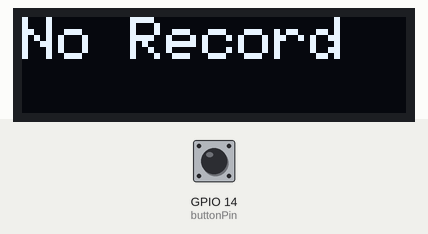
A sketch run on a simulated ESP32. Shown: 128×32 one-colour display. The test bench sets the inputs (shaded band); at power-on: GPIO 14 (buttonPin) LOW. WiFi joins after 1.5 s; servers stay silent unless stated; I2S audio is not simulated (input reads silence); storage starts empty; what the sketch prints to the serial monitor is not drawn.

Above: at 2.7 s.
2.8 s: GPIO 14 (buttonPin) pulled HIGH for 1.25 s
At 4.0 s:
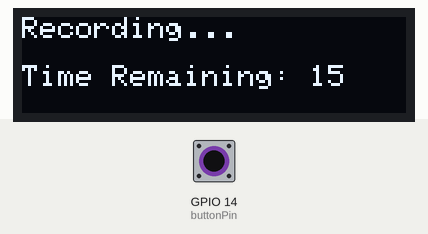
At 5.4 s:
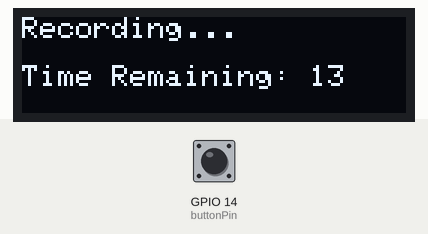
Timing chart, 0 to 6.9 s (numbered marks = the images above; inputs shaded):
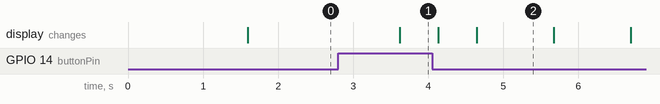

Measured:
- after the input at 2.8 s, the display: changes after 0.82 s (image 1)
- what the display in image 2 shows lasts 1.1 s, from 4.6 s to 5.7 s

The sketch:

Version3-SEP04.ino
```cpp
#include <driver/i2s.h>
#include <SPIFFS.h>
#include <WiFi.h>
#include <HTTPClient.h>
#include <Adafruit_GFX.h>
#include <Adafruit_SSD1306.h>

#define I2S_WS 15
#define I2S_SD 13
#define I2S_SCK 2
#define I2S_PORT I2S_NUM_0
#define I2S_SAMPLE_RATE   (16000)
#define I2S_SAMPLE_BITS   (16)
#define I2S_READ_LEN      (16 * 1024)
#define RECORD_TIME       (17) //Seconds
#define I2S_CHANNEL_NUM   (1)
#define FLASH_RECORD_SIZE (I2S_CHANNEL_NUM * I2S_SAMPLE_RATE * I2S_SAMPLE_BITS / 8 * RECORD_TIME)

#define SCREEN_WIDTH 128
#define SCREEN_HEIGHT 32
Adafruit_SSD1306 display(SCREEN_WIDTH, SCREEN_HEIGHT, &Wire, -1);

File file;
const char filename[] = "/recording.wav";
const int headerSize = 44;
bool isWIFIConnected;

bool canrecording = true; // 新增标志变量
bool endrecording = false; // 新增标志变量
const int buttonPin = 14;
unsigned long recordingStartTime; // 记录录音开始时间

void setup() {
  display.begin(SSD1306_SWITCHCAPVCC, 0x3C);

  Serial.begin(115200);
  SPIFFSInit();
  i2sInit();
  delay(500);
  xTaskCreate(wifiConnect, "wifi_Connect", 4096, NULL, 0, NULL);
}

void loop() {
  int buttonState = digitalRead(buttonPin);

  if (buttonState == HIGH && canrecording) {
    xTaskCreate(i2s_adc, "i2s_adc", 1024 * 2, NULL, 1, NULL);
    Serial.println("目前為start");
    canrecording = false; //不可以錄音
    endrecording = false; //還沒結束
    recordingStartTime = millis();
  }
  else if (buttonState == LOW && endrecording) {
    canrecording = true;
    delay(500);
  }

  updateCountdown();
}


void SPIFFSInit(){
  if(!SPIFFS.begin(true)){
    Serial.println("SPIFFS initialisation failed!");
    while(1) yield();
  }

  SPIFFS.remove(filename);
  file = SPIFFS.open(filename, FILE_WRITE);
  if(!file){
    Serial.println("File is not available!");
  }

  byte header[headerSize];
  wavHeader(header, FLASH_RECORD_SIZE);

  file.write(header, headerSize);
  listSPIFFS();
}

void i2sInit(){
  i2s_config_t i2s_config = {
    .mode = (i2s_mode_t)(I2S_MODE_MASTER | I2S_MODE_RX),
    .sample_rate = I2S_SAMPLE_RATE,
    .bits_per_sample = i2s_bits_per_sample_t(I2S_SAMPLE_BITS),
    .channel_format = I2S_CHANNEL_FMT_ONLY_LEFT,
    .communication_format = i2s_comm_format_t(I2S_COMM_FORMAT_I2S | I2S_COMM_FORMAT_I2S_MSB),
    .intr_alloc_flags = 0,
    .dma_buf_count = 64,
    .dma_buf_len = 1024,
    .use_apll = 1
  };

  i2s_driver_install(I2S_PORT, &i2s_config, 0, NULL);

  const i2s_pin_config_t pin_config = {
    .bck_io_num = I2S_SCK,
    .ws_io_num = I2S_WS,
    .data_out_num = -1,
    .data_in_num = I2S_SD
  };

  i2s_set_pin(I2S_PORT, &pin_config);
}


void i2s_adc_data_scale(uint8_t * d_buff, uint8_t* s_buff, uint32_t len)
{
    uint32_t j = 0;
    uint32_t dac_value = 0;
    for (int i = 0; i < len; i += 2) {
        dac_value = ((((uint16_t) (s_buff[i + 1] & 0xf) << 8) | ((s_buff[i + 0]))));
        d_buff[j++] = 0;
        d_buff[j++] = dac_value * 256 / 2048;
    }
}


void example_disp_buf(uint8_t* buf, int length)
{
    printf("======\n");
    for (int i = 0; i < length; i++) {
        printf("%02x ", buf[i]);
        if ((i + 1) % 8 == 0) {
            printf("\n");
        }
    }
    printf("======\n");
}

void wavHeader(byte* header, int wavSize){
  header[0] = 'R';
  header[1] = 'I';
  header[2] = 'F';
  header[3] = 'F';
  unsigned int fileSize = wavSize + headerSize - 8;
  header[4] = (byte)(fileSize & 0xFF);
  header[5] = (byte)((fileSize >> 8) & 0xFF);
  header[6] = (byte)((fileSize >> 16) & 0xFF);
  header[7] = (byte)((fileSize >> 24) & 0xFF);
  header[8] = 'W';
  header[9] = 'A';
  header[10] = 'V';
  header[11] = 'E';
  header[12] = 'f';
  header[13] = 'm';
  header[14] = 't';
  header[15] = ' ';
  header[16] = 0x10;
  header[17] = 0x00;
  header[18] = 0x00;
  header[19] = 0x00;
  header[20] = 0x01;
  header[21] = 0x00;
  header[22] = 0x01;
  header[23] = 0x00;
  header[24] = 0x80;
  header[25] = 0x3E;
  header[26] = 0x00;
  header[27] = 0x00;
  header[28] = 0x00;
  header[29] = 0x7D;
  header[30] = 0x01;
  header[31] = 0x00;
  header[32] = 0x02;
  header[33] = 0x00;
  header[34] = 0x10;
  header[35] = 0x00;
  header[36] = 'd';
  header[37] = 'a';
  header[38] = 't';
  header[39] = 'a';
  header[40] = (byte)(wavSize & 0xFF);
  header[41] = (byte)((wavSize >> 8) & 0xFF);
  header[42] = (byte)((wavSize >> 16) & 0xFF);
  header[43] = (byte)((wavSize >> 24) & 0xFF);

}


void listSPIFFS(void) {

  static const char line[] PROGMEM =  "=================================================";

  Serial.println(FPSTR(line));
  Serial.println(F("  File name                              Size"));
  Serial.println(FPSTR(line));

  fs::File root = SPIFFS.open("/");
  if (!root) {
    Serial.println(F("Failed to open directory"));
    return;
  }
  if (!root.isDirectory()) {
    Serial.println(F("Not a directory"));
    return;
  }

  fs::File file = root.openNextFile();
  while (file) {

    if (file.isDirectory()) {
      Serial.print("DIR : ");
      String fileName = file.name();
      Serial.print(fileName);
    } else {
      String fileName = file.name();
      Serial.print("  " + fileName);
      // File path can be 31 characters maximum in SPIFFS
      int spaces = 33 - fileName.length(); // Tabulate nicely
      if (spaces < 1) spaces = 1;
      while (spaces--) Serial.print(" ");
      String fileSize = (String) file.size();
      spaces = 10 - fileSize.length(); // Tabulate nicely
      if (spaces < 1) spaces = 1;
      while (spaces--) Serial.print(" ");
      Serial.println(fileSize + " bytes");
    }

    file = root.openNextFile();
  }

  Serial.println(FPSTR(line));
  Serial.println();
  delay(1000);
}

void wifiConnect(void *pvParameters){
  isWIFIConnected = false;
  char* ssid = "6412";
  char* password = "20020920";

  WiFi.begin(ssid, password);
  while(WiFi.status() != WL_CONNECTED){
    vTaskDelay(500);
    Serial.print(".");
  }
  isWIFIConnected = true;
  while(true){
    vTaskDelay(1000);
  }
}

void uploadFile(){
  file = SPIFFS.open(filename, FILE_READ);
  if(!file){
    Serial.println("FILE IS NOT AVAILABLE!");
    return;
  }

  Serial.println("現在發送中...");

  HTTPClient client;
  client.begin("http://topic.paki91.com/upload_audio.php");
  client.addHeader("Content-Type", "audio/wav");
  int httpResponseCode = client.sendRequest("POST", &file, file.size());
  Serial.print("httpResponseCode : ");
  Serial.println(httpResponseCode);

  if(httpResponseCode == 200){
    String response = client.getString();
    Serial.print("response");
    Serial.println(response);
  }else{
    String errorDescription = client.errorToString(httpResponseCode);
    Serial.print("HTTP Error: ");
    Serial.println(errorDescription);
  }
  file.close();
  client.end();
}
```

main.ino
```cpp
void i2s_adc(void *arg)
{
    int i2s_read_len = I2S_READ_LEN;
    int flash_wr_size = 0;
    size_t bytes_read;

    char* i2s_read_buff = (char*) calloc(i2s_read_len, sizeof(char));
    uint8_t* flash_write_buff = (uint8_t*) calloc(i2s_read_len, sizeof(char));

    i2s_read(I2S_PORT, (void*) i2s_read_buff, i2s_read_len, &bytes_read, portMAX_DELAY);
    i2s_read(I2S_PORT, (void*) i2s_read_buff, i2s_read_len, &bytes_read, portMAX_DELAY);

    Serial.println(" *** Recording Start *** ");
    while (flash_wr_size < FLASH_RECORD_SIZE) {
        i2s_read(I2S_PORT, (void*) i2s_read_buff, i2s_read_len, &bytes_read, portMAX_DELAY);
        i2s_adc_data_scale(flash_write_buff, (uint8_t*)i2s_read_buff, i2s_read_len);
        file.write((const byte*) flash_write_buff, i2s_read_len);
        flash_wr_size += i2s_read_len;
        ets_printf("Sound recording %u%%\n", flash_wr_size * 100 / FLASH_RECORD_SIZE);
    }
    file.close();

    free(i2s_read_buff);
    i2s_read_buff = NULL;
    free(flash_write_buff);
    flash_write_buff = NULL;

    listSPIFFS();

    if(isWIFIConnected){
      uploadFile();

      Serial.println(" *** I2S END *** ");
    }
  endrecording = true; //結束任務
  ESP.restart();
  vTaskDelete(NULL);//結束任務


}
```

updateCountdown.ino
```cpp
void updateCountdown() {
  // 计算剩余时间
  unsigned long currentTime = millis();
  unsigned long recordingTimeElapsed = currentTime - recordingStartTime;
  unsigned long recordingTimeRemaining = (recordingTimeElapsed >= RECORD_TIME * 1000 - 2000) ? 0 : ((RECORD_TIME * 1000 - 2000) - recordingTimeElapsed);


if (canrecording == false && endrecording == false) {

  Serial.print("主板时间:");
  Serial.print(currentTime);
  Serial.print("  录音时间:");
  Serial.println(recordingTimeRemaining);

  // 在OLED上显示倒计时
  display.clearDisplay();
  display.setTextSize(1);
  display.setTextColor(SSD1306_WHITE);
  display.setCursor(0, 0);
  display.print("Recording...");
  display.setCursor(0, 16);
  display.print("Time Remaining: ");
  display.print(recordingTimeRemaining / 1000); // 显示剩余秒数
  display.display();
  delay(500);
  }
else {
  display.clearDisplay();
  display.setTextSize(2);
  display.setTextColor(SSD1306_WHITE);
  display.setCursor(0, 0);
  display.print("No Record");
  display.display();
  delay(1000);
}}
```
